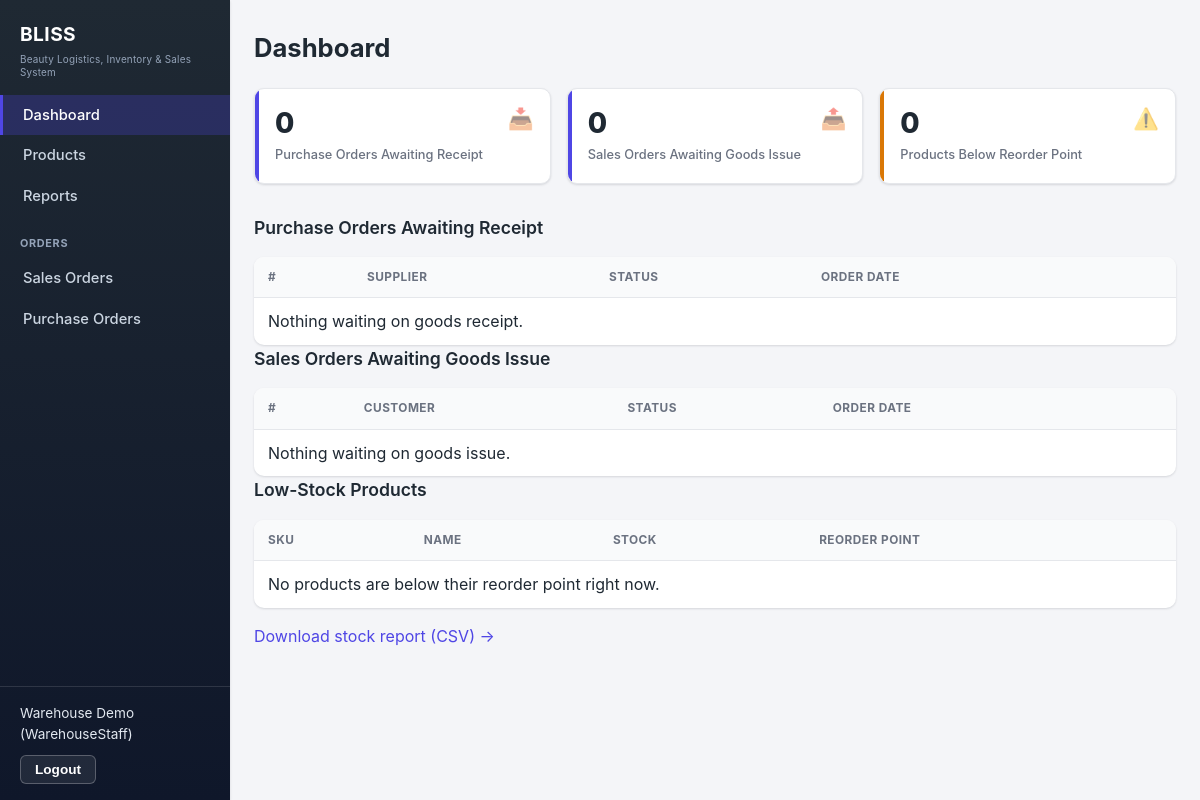
Before: /dashboard (signed in) with the older database file.
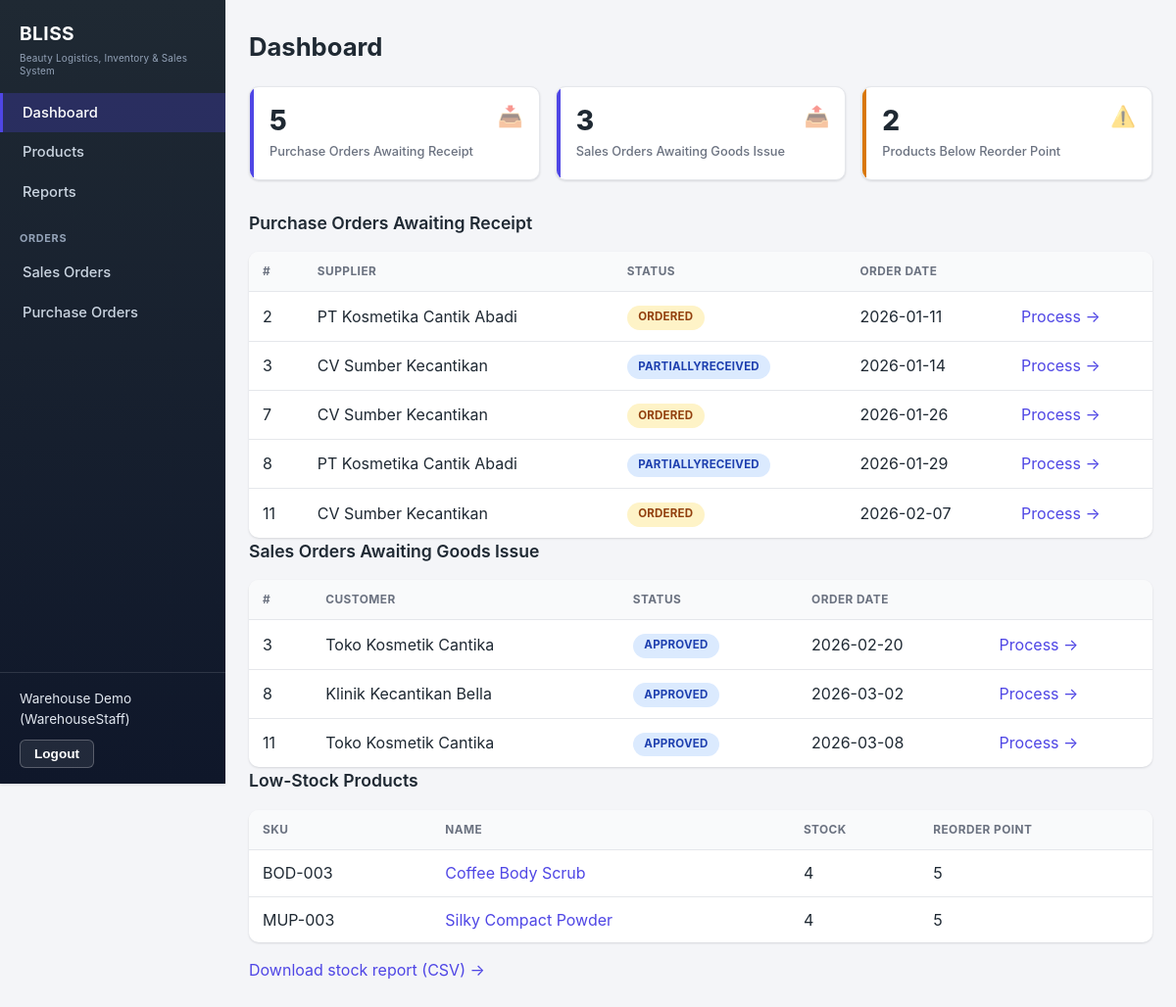
After: the same page with the newer database file.
### tables this page shows
CREATE TABLE IF NOT EXISTS purchase_order (
    id INT PRIMARY KEY AUTO_INCREMENT,
    supplier_id INT NOT NULL,
    warehouse_id INT NOT NULL,
    status ENUM('Draft', 'Ordered', 'PartiallyReceived', 'Received', 'Cancelled') NOT NULL DEFAULT 'Draft',
    order_date DATE NOT NULL,
    created_by INT NOT NULL,
    created_at TIMESTAMP DEFAULT CURRENT_TIMESTAMP,
    updated_at TIMESTAMP DEFAULT CURRENT_TIMESTAMP ON UPDATE CURRENT_TIMESTAMP,
    CONSTRAINT fk_purchase_order_supplier FOREIGN KEY (supplier_id) REFERENCES supplier(id)
        ON DELETE RESTRICT ON UPDATE CASCADE,
    CONSTRAINT fk_purchase_order_warehouse FOREIGN KEY (warehouse_id) REFERENCES warehouse(id)
        ON DELETE RESTRICT ON UPDATE CASCADE,
    CONSTRAINT fk_purchase_order_created_by FOREIGN KEY (created_by) REFERENCES user(id)
        ON DELETE RESTRICT ON UPDATE CASCADE,
    INDEX idx_purchase_order_status (status),
    INDEX idx_purchase_order_order_date (order_date)
);

CREATE TABLE IF NOT EXISTS supplier (
    id INT PRIMARY KEY AUTO_INCREMENT,
    name VARCHAR(150) NOT NULL,
    contact VARCHAR(150) NULL,
    address VARCHAR(255) NULL,
    is_active TINYINT(1) NOT NULL DEFAULT 1,
    created_at TIMESTAMP DEFAULT CURRENT_TIMESTAMP,
    updated_at TIMESTAMP DEFAULT CURRENT_TIMESTAMP ON UPDATE CURRENT_TIMESTAMP
);

CREATE TABLE IF NOT EXISTS sales_order (
    id INT PRIMARY KEY AUTO_INCREMENT,
    customer_id INT NOT NULL,
    warehouse_id INT NOT NULL,
    status ENUM('Draft', 'PendingApproval', 'Approved', 'Fulfilled', 'Cancelled') NOT NULL DEFAULT 'Draft',
    created_by INT NOT NULL,
    approved_by INT NULL,
    order_date DATE NOT NULL,
    created_at TIMESTAMP DEFAULT CURRENT_TIMESTAMP,
    updated_at TIMESTAMP DEFAULT CURRENT_TIMESTAMP ON UPDATE CURRENT_TIMESTAMP,
    CONSTRAINT fk_sales_order_customer FOREIGN KEY (customer_id) REFERENCES customer(id)
        ON DELETE RESTRICT ON UPDATE CASCADE,
    CONSTRAINT fk_sales_order_warehouse FOREIGN KEY (warehouse_id) REFERENCES warehouse(id)
        ON DELETE RESTRICT ON UPDATE CASCADE,
    CONSTRAINT fk_sales_order_created_by FOREIGN KEY (created_by) REFERENCES user(id)
        ON DELETE RESTRICT ON UPDATE CASCADE,
    CONSTRAINT fk_sales_order_approved_by FOREIGN KEY (approved_by) REFERENCES user(id)
        ON DELETE RESTRICT ON UPDATE CASCADE,
    INDEX idx_sales_order_status (status),
    INDEX idx_sales_order_order_date (order_date)
);

CREATE TABLE IF NOT EXISTS customer (
    id INT PRIMARY KEY AUTO_INCREMENT,
    name VARCHAR(150) NOT NULL,
    contact VARCHAR(150) NULL,
    address VARCHAR(255) NULL,
    is_active TINYINT(1) NOT NULL DEFAULT 1,
    created_at TIMESTAMP DEFAULT CURRENT_TIMESTAMP,
    updated_at TIMESTAMP DEFAULT CURRENT_TIMESTAMP ON UPDATE CURRENT_TIMESTAMP
);

CREATE TABLE IF NOT EXISTS product (
    id INT PRIMARY KEY AUTO_INCREMENT,
    sku VARCHAR(50) NOT NULL UNIQUE,
    name VARCHAR(200) NOT NULL,
    category_id INT NOT NULL,
    unit VARCHAR(30) NOT NULL,
    buy_price DECIMAL(15,2) NOT NULL,
    sell_price DECIMAL(15,2) NOT NULL,
    reorder_point INT NOT NULL DEFAULT 0,
    image_path VARCHAR(255) NULL,
    is_active TINYINT(1) NOT NULL DEFAULT 1,
    created_at TIMESTAMP DEFAULT CURRENT_TIMESTAMP,
    updated_at TIMESTAMP DEFAULT CURRENT_TIMESTAMP ON UPDATE CURRENT_TIMESTAMP,
    CONSTRAINT chk_buy_price_nonneg CHECK (buy_price >= 0),
    CONSTRAINT chk_sell_price_nonneg CHECK (sell_price >= 0),
    CONSTRAINT chk_reorder_point_nonneg CHECK (reorder_point >= 0),
    CONSTRAINT fk_product_category FOREIGN KEY (category_id) REFERENCES category(id)
        ON DELETE RESTRICT ON UPDATE CASCADE
);

### app/Controller/DashboardController.php (called while the page is built, shortened)
<?php
final class DashboardController
{
    public function show(): void
    {
        $poAwaitingReceipt = $this->dashboardService->purchaseOrdersAwaitingReceipt();
        $soAwaitingIssue = $this->dashboardService->salesOrdersAwaitingIssue();
        $lowStockProducts = $this->dashboardService->lowStockProducts();
        require __DIR__ . '/../../views/dashboard/warehouse.php';
    }
}

### public/index.php (called while the page is built, shortened)
<?php
$path = parse_url($_SERVER['REQUEST_URI'], PHP_URL_PATH) ?: '/';
$method = $_SERVER['REQUEST_METHOD'];
$key = "$method $path";
[$controller, $action] = $routes[$key];
$controller->$action();

### app/Support/Database.php (called while the page is built, shortened)
<?php
final class Database
{
    private static ?PDO $connection = null;
    public static function connection(): PDO
    {
        if (self::$connection === null) {
            $dsn = sprintf(
                'mysql:host=%s;port=%s;dbname=%s;charset=utf8mb4',
                getenv('DB_HOST'),
                getenv('DB_PORT') ?: '3306',
                getenv('DB_NAME')
            );
            $maxAttempts = 5;
            for ($attempt = 1; $attempt <= $maxAttempts; $attempt++) {
                try {
                    self::$connection = new PDO($dsn, getenv('DB_USER'), getenv('DB_PASSWORD'), [
                        PDO::ATTR_ERRMODE => PDO::ERRMODE_EXCEPTION,
                        PDO::ATTR_DEFAULT_FETCH_MODE => PDO::FETCH_ASSOC,
                    ]);
                    break;
                } catch (PDOException $e) {
                    if ($attempt === $maxAttempts) {
                        error_log('DB connection failed after ' . $maxAttempts . ' attempts: ' . $e->getMessage());
                        throw new PDOException('Database connection failed.');
                    }
                    sleep(1);
                }
            }
        }
        return self::$connection;
    }
}

### app/Repository/MySqlDashboardRepository.php (called while the page is built, shortened)
<?php
final class MySqlDashboardRepository implements DashboardRepositoryInterface
{
    public function getLowStockProducts(): array
    {
        $stmt = Database::connection()->query(
            'SELECT p.id, p.sku, p.name, COALESCE(SUM(ps.quantity), 0) AS total_stock, p.reorder_point
             FROM product p
             LEFT JOIN product_stock ps ON ps.product_id = p.id
             WHERE p.is_active = 1
             GROUP BY p.id
             HAVING total_stock < p.reorder_point
             ORDER BY p.name'
        );
        return $stmt->fetchAll();
    }
    public function getPurchaseOrdersAwaitingReceipt(): array
    {
        $stmt = Database::connection()->query(
            "SELECT po.id, s.name AS supplier_name, po.status, po.order_date
             FROM purchase_order po
             JOIN supplier s ON s.id = po.supplier_id
             WHERE po.status IN ('Ordered', 'PartiallyReceived')
             ORDER BY po.order_date"
        );
        return $stmt->fetchAll();
    }
    public function getSalesOrdersAwaitingIssue(): array
    {
        $stmt = Database::connection()->query(
            "SELECT so.id, c.name AS customer_name, so.status, so.order_date
             FROM sales_order so
             JOIN customer c ON c.id = so.customer_id
             WHERE so.status = 'Approved'
             ORDER BY so.order_date"
        );
        return $stmt->fetchAll();
    }
}

### app/Service/DashboardService.php (called while the page is built, shortened)
<?php
final class DashboardService
{
    public function lowStockProducts(): array
    {
        return $this->dashboardRepository->getLowStockProducts();
    }
    public function purchaseOrdersAwaitingReceipt(): array
    {
        return $this->dashboardRepository->getPurchaseOrdersAwaitingReceipt();
    }
    public function salesOrdersAwaitingIssue(): array
    {
        return $this->dashboardRepository->getSalesOrdersAwaitingIssue();
    }
}

### views/dashboard/warehouse.php (the view, shortened to what the changed rows need)
<?php
require __DIR__ . '/../layout/header.php';
?>
<h1>Dashboard</h1>
<div class="stat-grid">
    <div class="stat-card">
        <span class="stat-icon">📥</span>
        <div class="stat-value"><?= count($poAwaitingReceipt) ?></div>
        <div class="stat-label">Purchase Orders Awaiting Receipt</div>
    </div>
    <div class="stat-card">
        <span class="stat-icon">📤</span>
        <div class="stat-value"><?= count($soAwaitingIssue) ?></div>
        <div class="stat-label">Sales Orders Awaiting Goods Issue</div>
    </div>
    <div class="stat-card stat-warning">
        <span class="stat-icon">⚠️</span>
        <div class="stat-value"><?= count($lowStockProducts) ?></div>
        <div class="stat-label">Products Below Reorder Point</div>
    </div>
</div>
<h2>Purchase Orders Awaiting Receipt</h2>
<table>
    <thead><tr><th>#</th><th>Supplier</th><th>Status</th><th>Order Date</th><th></th></tr></thead>
    <tbody>
    <?php if (empty($poAwaitingReceipt)): ?>
        <tr><td colspan="5">Nothing waiting on goods receipt.</td></tr>
    <?php endif; ?>
    <?php foreach ($poAwaitingReceipt as $po): ?>
        <tr>
            <td><?= $po['id'] ?></td>
            <td><?= htmlspecialchars($po['supplier_name']) ?></td>
            <td><?= StatusBadge::render($po['status']) ?></td>
            <td><?= htmlspecialchars($po['order_date']) ?></td>
            <td><a href="/purchase-orders/show?id=<?= $po['id'] ?>">Process &rarr;</a></td>
        </tr>
    <?php endforeach; ?>
    </tbody>
</table>
<h2>Sales Orders Awaiting Goods Issue</h2>
<table>
    <thead><tr><th>#</th><th>Customer</th><th>Status</th><th>Order Date</th><th></th></tr></thead>
    <tbody>
    <?php if (empty($soAwaitingIssue)): ?>
        <tr><td colspan="5">Nothing waiting on goods issue.</td></tr>
    <?php endif; ?>
    <?php foreach ($soAwaitingIssue as $so): ?>
        <tr>
            <td><?= $so['id'] ?></td>
            <td><?= htmlspecialchars($so['customer_name']) ?></td>
            <td><?= StatusBadge::render($so['status']) ?></td>
            <td><?= htmlspecialchars($so['order_date']) ?></td>
            <td><a href="/sales-orders/show?id=<?= $so['id'] ?>">Process &rarr;</a></td>
        </tr>
    <?php endforeach; ?>
    </tbody>
</table>
<h2>Low-Stock Products</h2>
<table>
    <thead><tr><th>SKU</th><th>Name</th><th>Stock</th><th>Reorder Point</th></tr></thead>
    <tbody>
    <?php if (empty($lowStockProducts)): ?>
        <tr><td colspan="4">No products are below their reorder point right now.</td></tr>
    <?php endif; ?>
    <?php foreach ($lowStockProducts as $product): ?>
        <tr>
            <td><?= htmlspecialchars($product['sku']) ?></td>
            <td><a href="/products/show?id=<?= $product['id'] ?>"><?= htmlspecialchars($product['name']) ?></a></td>
            <td><?= $product['total_stock'] ?></td>
            <td><?= $product['reorder_point'] ?></td>
        </tr>
    <?php endforeach; ?>
    </tbody>
</table>
<?php require __DIR__ . '/../layout/footer.php'; ?>

### app/Support/StatusBadge.php (shortened to what the changed rows need)
<?php
final class StatusBadge
{
    public static function render(string $status): string
    {
        $color = self::COLOR_MAP[$status] ?? 'gray';
        return sprintf('<span class="badge badge-%s">%s</span>', $color, htmlspecialchars($status));
    }
}

Changed rows visible on the page:
added purchase_order: id "2", supplier.name "PT Kosmetika Cantik Abadi", status "ORDERED", order_date "2026-01-11"
added purchase_order: id "3", supplier.name "CV Sumber Kecantikan", status "PARTIALLYRECEIVED", order_date "2026-01-14"
added purchase_order: id "7", supplier.name "CV Sumber Kecantikan", status "ORDERED", order_date "2026-01-26"
added purchase_order: id "8", supplier.name "PT Kosmetika Cantik Abadi", status "PARTIALLYRECEIVED", order_date "2026-01-29"
added purchase_order: id "11", supplier.name "CV Sumber Kecantikan", status "ORDERED", order_date "2026-02-07"
added sales_order: id "3", customer.name "Toko Kosmetik Cantika", status "APPROVED", order_date "2026-02-20"
added sales_order: id "8", customer.name "Klinik Kecantikan Bella", status "APPROVED", order_date "2026-03-02"
added sales_order: id "11", customer.name "Toko Kosmetik Cantika", status "APPROVED", order_date "2026-03-08"
added product: sku "BOD-003", name "Coffee Body Scrub", total_stock "4", reorder_point "5"
added product: sku "MUP-003", name "Silky Compact Powder", total_stock "4", reorder_point "5"
Other visible differences:
count($poAwaitingReceipt): "0" → "5"
count($soAwaitingIssue): "0" → "3"
count($lowStockProducts): "0" → "2"
text no longer shown: "Nothing waiting on goods receipt. Nothing waiting on goods issue. No products are below their reorder point right now."
